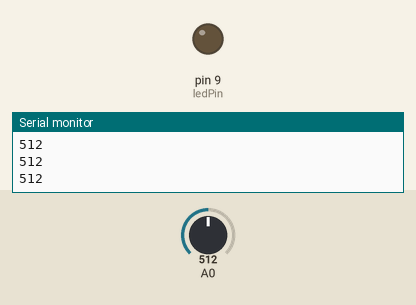
Recording of a sketch running on a simulated Arduino Uno, built with avr-gcc and run on an emulated ATmega328P. Shown: output pins drawn as LEDs (lit = HIGH), the last lines printed to the serial monitor. The test bench sets the inputs (shaded band); at power-on: A0 = 512.

Above: at 1.2 s.
1.3 s: A0 set to 317
2.8 s: A0 set to 292
At 3.4 s:
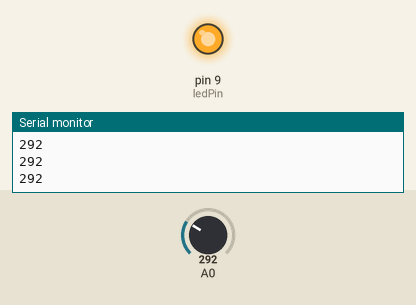
4.3 s: A0 set to 306
At 4.7 s:
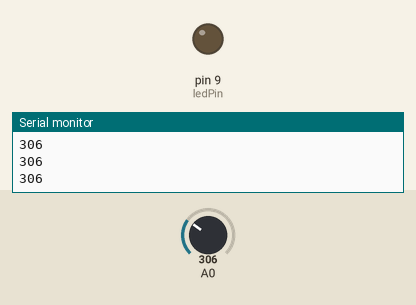
5.8 s: A0 set to 290
At 7.2 s:
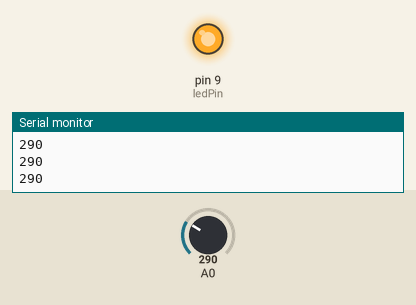
Timing chart, 0 to 8.3 s (numbered marks = the images above; inputs shaded):
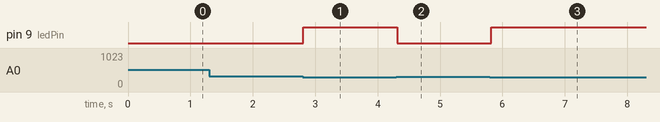

Measured:
- the behaviour switches between 300 and 299 on A0 (found by bisection; images 0 and 1)
- after the input at 2.8 s, pin 9 (ledPin): LOW → HIGH at once
- after the input at 4.3 s, pin 9 (ledPin): HIGH → LOW at once
- after the input at 5.8 s, pin 9 (ledPin): LOW → HIGH at once

The sketch:

LDR.ino
```cpp
int sensorValue = 0;
int ledPin = 9;

void setup() {
  pinMode(ledPin, OUTPUT);
  Serial.begin(9600);
}

void loop() {
  sensorValue = analogRead(A0);
  Serial.println(sensorValue);

  if (sensorValue < 300) {
    digitalWrite(ledPin, HIGH);
  } else {
    digitalWrite(ledPin, LOW);
  }

  delay(100);
}
```
